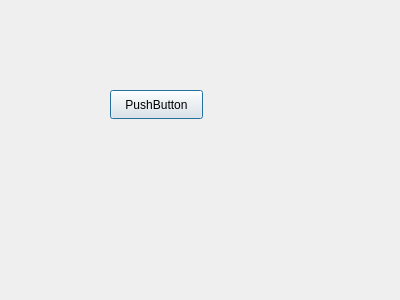
<?xml version="1.0" encoding="UTF-8"?>
<ui version="4.0">
 <class>page3</class>
 <widget class="QDialog" name="page3">
  <property name="geometry">
   <rect>
    <x>0</x>
    <y>0</y>
    <width>400</width>
    <height>300</height>
   </rect>
  </property>
  <property name="windowTitle">
   <string>Dialog</string>
  </property>
  <widget class="QPushButton" name="pushButton">
   <property name="geometry">
    <rect>
     <x>110</x>
     <y>90</y>
     <width>93</width>
     <height>29</height>
    </rect>
   </property>
   <property name="text">
    <string>PushButton</string>
   </property>
  </widget>
 </widget>
 <resources/>
 <connections/>
</ui>
